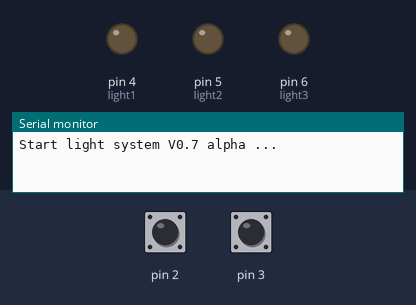
Recording of a sketch running on a simulated Arduino Uno, built with avr-gcc and run on an emulated ATmega328P. On the bench: output pins drawn as LEDs (lit = HIGH), the last lines printed to the serial monitor. The inputs (shaded band) are chosen by the test bench; at power-on: pin 2 HIGH, pin 3 HIGH.

Above: at 1.2 s.
1.3 s: pin 2 pulled LOW for 0.15 s
At 1.38 s:
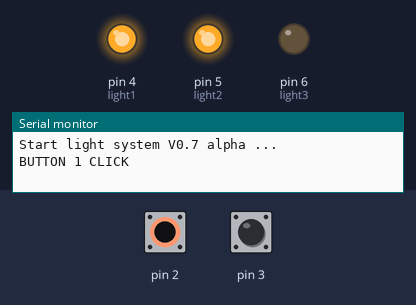
2.9 s: pin 3 pulled LOW for 0.15 s
At 2.98 s:
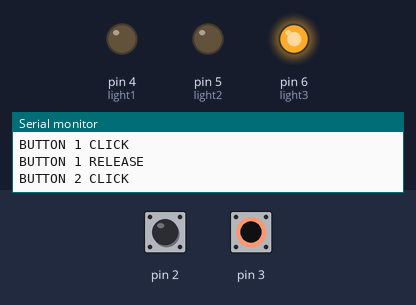
4.5 s: pin 3 pulled LOW for 3.2 s
At 8.4 s:
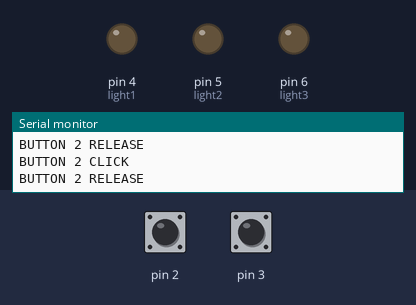
9.2 s: pin 2 pulled LOW for 3.2 s
At 9.7 s:
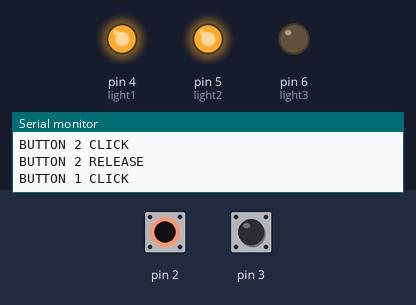
13.9 s: pin 2 driven LOW and pin 3 driven LOW
At 14.4 s:
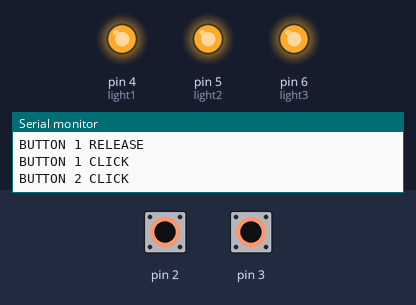
Timing chart, 0 to 16.4 s (numbered marks = the images above; inputs shaded):
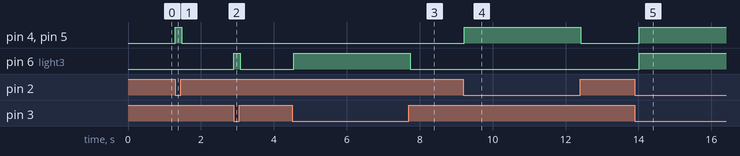

Measured:
- after the input at 1.3 s, pin 4 (light1), pin 5 (light2): LOW → HIGH at once, → LOW 0.17 s later
- after the input at 2.9 s, pin 6 (light3): LOW → HIGH at once, → LOW 0.17 s later
- after the input at 4.5 s, pin 6 (light3): LOW → HIGH at once, → LOW 3.2 s later
- after the input at 9.2 s, pin 4 (light1), pin 5 (light2): LOW → HIGH at once, → LOW 3.2 s later
- after the input at 13.9 s, pin 4 (light1), pin 5 (light2), pin 6 (light3): LOW → HIGH after 0.11 s

The sketch:

LIGHT_BT.ino
```cpp
#include "sav_button.h"
SButton  lbut1(2,100,0,0,0);
SButton  lbut2(3,100,0,0,0);
int light1=4;
int light2=5;
int light3=6;

void setup() {
  // put your setup code here, to run once:
   lbut1.begin();
   lbut2.begin();
   pinMode(light1, OUTPUT);
   pinMode(light2, OUTPUT);
   pinMode(light3, OUTPUT);


   Serial.begin(115200);
   Serial.println("Start light system V0.7 alpha ...");
}

void loop() {
  // put your main code here, to run repeatedly:
switch( lbut1.Loop() ){
      case SB_RELEASE:
         Serial.println("BUTTON 1 RELEASE");
         digitalWrite(light1,LOW);
         digitalWrite(light2,LOW);
         break;
      case SB_CLICK:
         Serial.println("BUTTON 1 CLICK");
         digitalWrite(light1,HIGH);
         digitalWrite(light2,HIGH);
         break;
   }
switch( lbut2.Loop() ){
      case SB_RELEASE:
         Serial.println("BUTTON 2 RELEASE");
         digitalWrite(light3,LOW);
         break;
      case SB_CLICK:
         Serial.println("BUTTON 2 CLICK");
         digitalWrite(light3,HIGH);
         break;

   }


}
```
